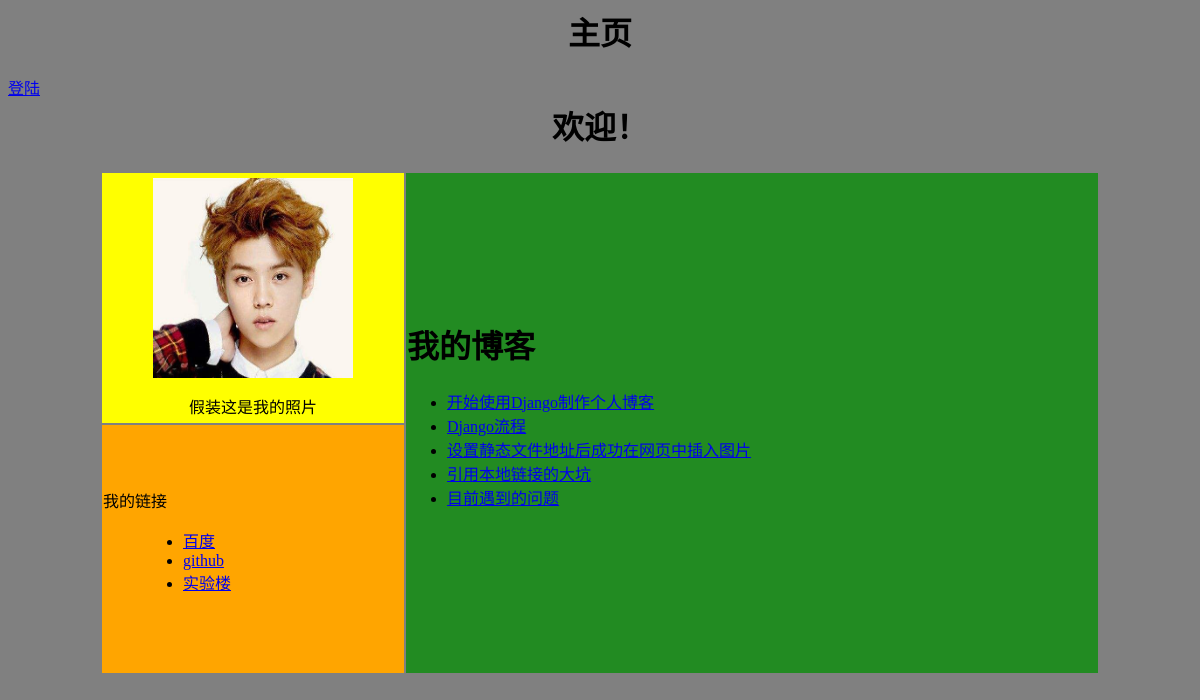
The page /blog/ on the database as committed earlier.
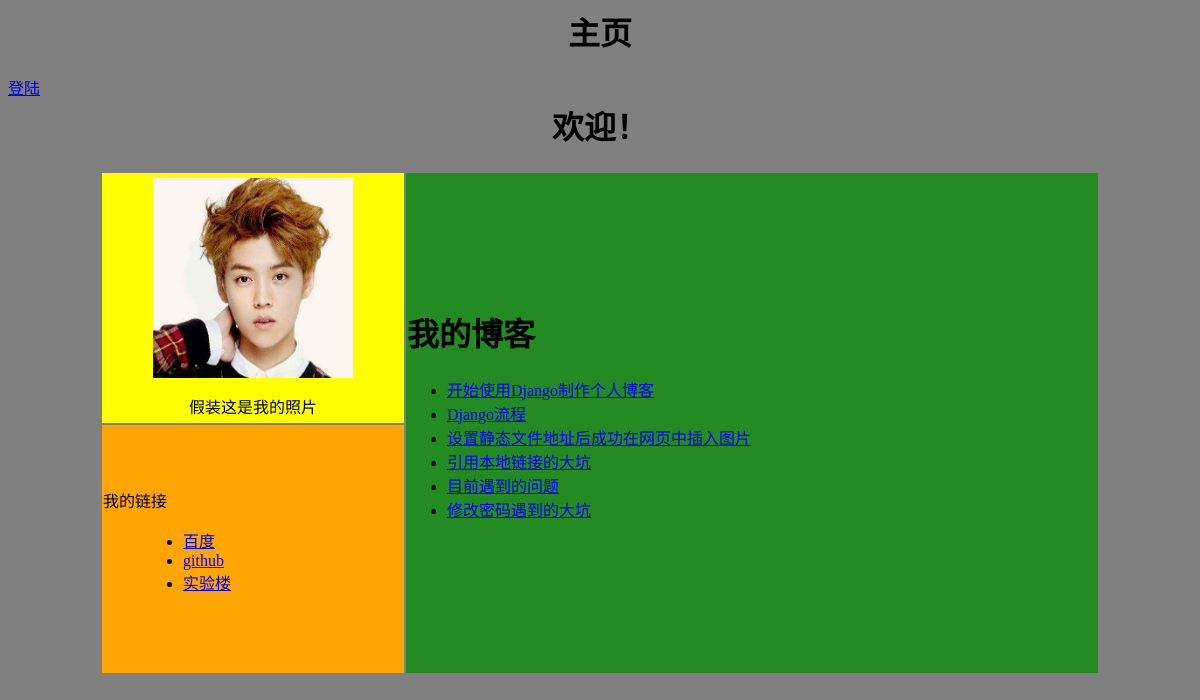
The same page on the database as committed later.
### blog/models.py (models this page shows, shortened)
class BlogArticles(models.Model):
    title = models.CharField(max_length=300)
    author = models.ForeignKey(User,related_name='blog_posts')
    body = models.TextField()
    publish = models.DateTimeField(default=timezone.now)
    class meta:
        ordering = ('-publish',)

### blog/views.py (the view)
def blog_title(request):
    blogs = BlogArticles.objects.all()
    return render(request,'blog/titles.html',{'blogs':blogs})

### templates/blog/titles.html (shortened to what this page needs)
{% extends 'base.html' %}
{% block contain %}
<h1>我的博客</h1>
<div>
	<ul>
		{% for blog in blogs %}
		<li><a href='{% url 'blog:blog_articles' article_id=blog.id %}'>{{ blog.title }}</a></li>
		{% endfor %}
	</ul>
</div>
{% endblock %}

### templates/base.html (shortened to what this page needs)
{% load staticfiles %}
<html lang='zh-cn'>
<head>
</head>
    <body bgcolor='gray'>
      <h1 align='center' color='blue'>主页</h1>
	  {% if user.is_authenticated %}
	  <p>{{ user.username }}<a href='{% url 'account:user_logout' %}'>退出</a>
	  <a href = '{% url 'account:password_change' %}'>修改密码</a>
	  {% else %}
	  <a href='{% url 'account:user_login' %}'>登陆</a>
	  {% endif %}
      <table align='center' width='1000'>
        <tr>
	  <td colspan=2>
            <h1 align='center';color='blue'>欢迎！</h1>
          </td>
        </tr>
        <tr>
          <td style='background-color:yellow;width:300;height:250'>
	  <p align='center'><img src="{% static '/images/luhan.jpg' %}" width='200' height='200'></p>
          <p style='text-align:center'>假装这是我的照片</p>
          </td>
          <td rowspan='2' bgcolor='forestgreen' height='500'>
            {% block contain %}{% endblock %}
          </td>
        </tr>
        <tr>
          <td bgcolor='orange'>
            <dl>
              <dt>我的链接</dt>
                <dd>
                  <ul>
                    <li><a href='http://www.baidu.com' target='_blank'>百度</a></li>
                    <li><a href='https://www.github.com' target='_blank'>github</a></li>
                    <li><a href='http://www.shiyanlou.com' target='_blank'>实验楼</a></li>
                  </ul>
                </dd>
            </dl>
          </td>
        </tr>
      </table>
    </body>
</html>

Rows that differ between the two databases and show on the page:
added BlogArticles: title "修改密码遇到的大坑"
